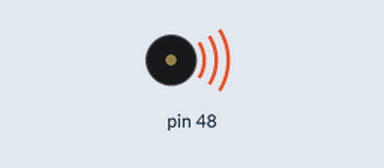
The sketch below on a simulated Arduino Uno, built with avr-gcc and run on an emulated ATmega328P. Shown: buzzer (waves = sounding).

Above: at 0.06 s.
At 5.4 s:
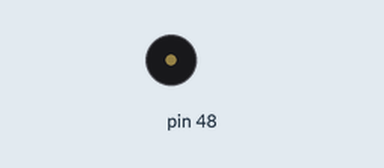
Timing chart, 0 to 7.5 s (numbered marks = the images above):
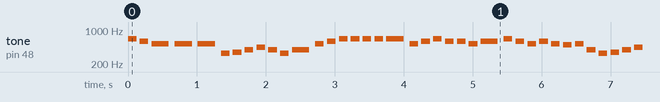

The sketch:

test_speaker-interrupt.ino
```cpp
#include "pitches.h"
#include "rov3rSpeaker.h"

rov3rSpeaker *Speaker = new rov3rSpeaker(48); // Assign new speaker to pin 7;

void setup() {

}

void loop() {
  Speaker->play();
  if(Speaker->getIndex() >= Speaker->getLength()){
    Speaker->restart();
    delay(1000);
  }
  delay(10);
}
```

pitches.h
```cpp
/*************************************************
 * Public Constants
 *************************************************/

#define NOTE_B0  31
#define NOTE_C1  33
#define NOTE_CS1 35
#define NOTE_D1  37
#define NOTE_DS1 39
#define NOTE_E1  41
#define NOTE_F1  44
#define NOTE_FS1 46
#define NOTE_G1  49
#define NOTE_GS1 52
#define NOTE_A1  55
#define NOTE_AS1 58
#define NOTE_B1  62
#define NOTE_C2  65
#define NOTE_CS2 69
#define NOTE_D2  73
#define NOTE_DS2 78
#define NOTE_E2  82
#define NOTE_F2  87
#define NOTE_FS2 93
#define NOTE_G2  98
#define NOTE_GS2 104
#define NOTE_A2  110
#define NOTE_AS2 117
#define NOTE_B2  123
#define NOTE_C3  131
#define NOTE_CS3 139
#define NOTE_D3  147
#define NOTE_DS3 156
#define NOTE_E3  165
#define NOTE_F3  175
#define NOTE_FS3 185
#define NOTE_G3  196
#define NOTE_GS3 208
#define NOTE_A3  220
#define NOTE_AS3 233
#define NOTE_B3  247
#define NOTE_C4  262
#define NOTE_CS4 277
#define NOTE_D4  294
#define NOTE_DS4 311
#define NOTE_E4  330
#define NOTE_F4  349
#define NOTE_FS4 370
#define NOTE_G4  392
#define NOTE_GS4 415
#define NOTE_A4  440
#define NOTE_AS4 466
#define NOTE_B4  494
#define NOTE_C5  523
#define NOTE_CS5 554
#define NOTE_D5  587
#define NOTE_DS5 622
#define NOTE_E5  659
#define NOTE_F5  698
#define NOTE_FS5 740
#define NOTE_G5  784
#define NOTE_GS5 831
#define NOTE_A5  880
#define NOTE_AS5 932
#define NOTE_B5  988
#define NOTE_C6  1047
#define NOTE_CS6 1109
#define NOTE_D6  1175
#define NOTE_DS6 1245
#define NOTE_E6  1319
#define NOTE_F6  1397
#define NOTE_FS6 1480
#define NOTE_G6  1568
#define NOTE_GS6 1661
#define NOTE_A6  1760
#define NOTE_AS6 1865
#define NOTE_B6  1976
#define NOTE_C7  2093
#define NOTE_CS7 2217
#define NOTE_D7  2349
#define NOTE_DS7 2489
#define NOTE_E7  2637
#define NOTE_F7  2794
#define NOTE_FS7 2960
#define NOTE_G7  3136
#define NOTE_GS7 3322
#define NOTE_A7  3520
#define NOTE_AS7 3729
#define NOTE_B7  3951
#define NOTE_C8  4186
#define NOTE_CS8 4435
#define NOTE_D8  4699
#define NOTE_DS8 4978
```

rov3rSpeaker.cpp
```cpp
#include "pitches.h"
#include "rov3rSpeaker.h"

rov3rSpeaker::rov3rSpeaker(int assignment){
	thisNote = 0;
    pin = assignment;
}

void rov3rSpeaker::play(){
	// to calculate the note duration, take one second
    // divided by the note type.
    //e.g. quarter note = 1000 / 4, eighth note = 1000/8, etc.
    int noteDuration = 1000 / noteDurations[thisNote];
    tone(pin, melody[thisNote], noteDuration);

    // to distinguish the notes, set a minimum time between them.
    // the note's duration + 30% seems to work well:
    int pauseBetweenNotes = noteDuration * 1.30;
    delay(pauseBetweenNotes);
    // stop the tone playing:
    noTone(pin);
    thisNote++;
    return;
}

void rov3rSpeaker::restart(){
    thisNote = 0;
    return;
}

//Access methods
int rov3rSpeaker::currentNote(){
    return melody[thisNote];
}

int rov3rSpeaker::getIndex(){
    return thisNote;
}

int rov3rSpeaker::getLength(){
    return len;
}
```

rov3rSpeaker.h
```cpp
#ifndef rov3rSpeaker_h
#define rov3rSpeaker_h

#include "Arduino.h"
#include "pitches.h"

class rov3rSpeaker{
	private:
    const static int len = 50; //Total of notes.  Used for looping.

		//Melody.  Change to desired tune & associated note duration.
		int melody[len] = {
			NOTE_E5, NOTE_D5, NOTE_C5, NOTE_C5, NOTE_C5,                                      //5
			NOTE_E4, NOTE_F4, NOTE_G4, NOTE_A4, NOTE_G4, NOTE_E4, NOTE_G4,                    //7
      NOTE_C5, NOTE_D5, NOTE_E5, NOTE_E5, NOTE_E5, NOTE_E5, NOTE_E5,                    //7
      NOTE_C5, NOTE_D5, NOTE_E5, NOTE_D5, NOTE_D5, NOTE_C5, NOTE_D5,                    //7
      NOTE_E5, NOTE_D5, NOTE_C5, NOTE_D5, NOTE_C5, NOTE_B4, NOTE_C5,                    //7
      NOTE_G4, NOTE_E4, NOTE_F4, NOTE_G4, NOTE_A4, NOTE_G4, NOTE_E4, NOTE_G4, NOTE_G4,  //9
      NOTE_C5, NOTE_D5, NOTE_E5, 0, NOTE_D5, 0, NOTE_C5, 0                              //8 +
		};                                                                                  //= 50

		int noteDurations[len] = {
			8, 8, 4, 4, 4,            //5
			8, 8, 8, 8, 8, 8, 4,      //7
      8, 8, 8, 8, 8, 8, 4,      //7
      8, 8, 8, 8, 8, 8, 4,      //7
      8, 8, 8, 8, 8, 8, 8,      //7
      8, 8, 8, 8, 8, 8, 8, 8, 8,//9
      8, 8, 4, 4, 4, 4, 4, 4    //8
		};


		int thisNote; //Cursor
		int pin; // Pin Speaker is attached to
	public:
		void play();
		void restart();
		rov3rSpeaker(int); // Initialize thisNote, set pin.

		int currentNote();
		int getIndex();
		int getLength();
};

#endif
```

Measured:
- by itself, tone on pin 48: plays 659 Hz for 0.13 s, 587 Hz for 0.13 s, 523 Hz for 0.25 s, 523 Hz for 0.25 s, 523 Hz for 0.25 s, 330 Hz for 0.13 s … (530 notes in this stretch)
